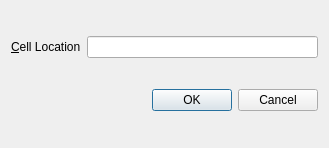
<?xml version="1.0" encoding="UTF-8"?>
<ui version="4.0">
 <class>CGoToCell</class>
 <widget class="QWidget" name="CGoToCell">
  <property name="geometry">
   <rect>
    <x>0</x>
    <y>0</y>
    <width>329</width>
    <height>148</height>
   </rect>
  </property>
  <property name="windowTitle">
   <string>Go To Cell</string>
  </property>
  <layout class="QVBoxLayout" name="verticalLayout">
   <item>
    <layout class="QHBoxLayout" name="horizontalLayout_2">
     <item>
      <widget class="QLabel" name="m_pCellLocationLabel">
       <property name="text">
        <string>&amp;Cell Location</string>
       </property>
       <property name="buddy">
        <cstring>m_pCellLocation</cstring>
       </property>
      </widget>
     </item>
     <item>
      <widget class="QLineEdit" name="m_pCellLocation"/>
     </item>
    </layout>
   </item>
   <item>
    <widget class="QDialogButtonBox" name="m_pBtnBox">
     <property name="standardButtons">
      <set>QDialogButtonBox::Cancel|QDialogButtonBox::Ok</set>
     </property>
    </widget>
   </item>
  </layout>
 </widget>
 <resources/>
 <connections/>
</ui>
